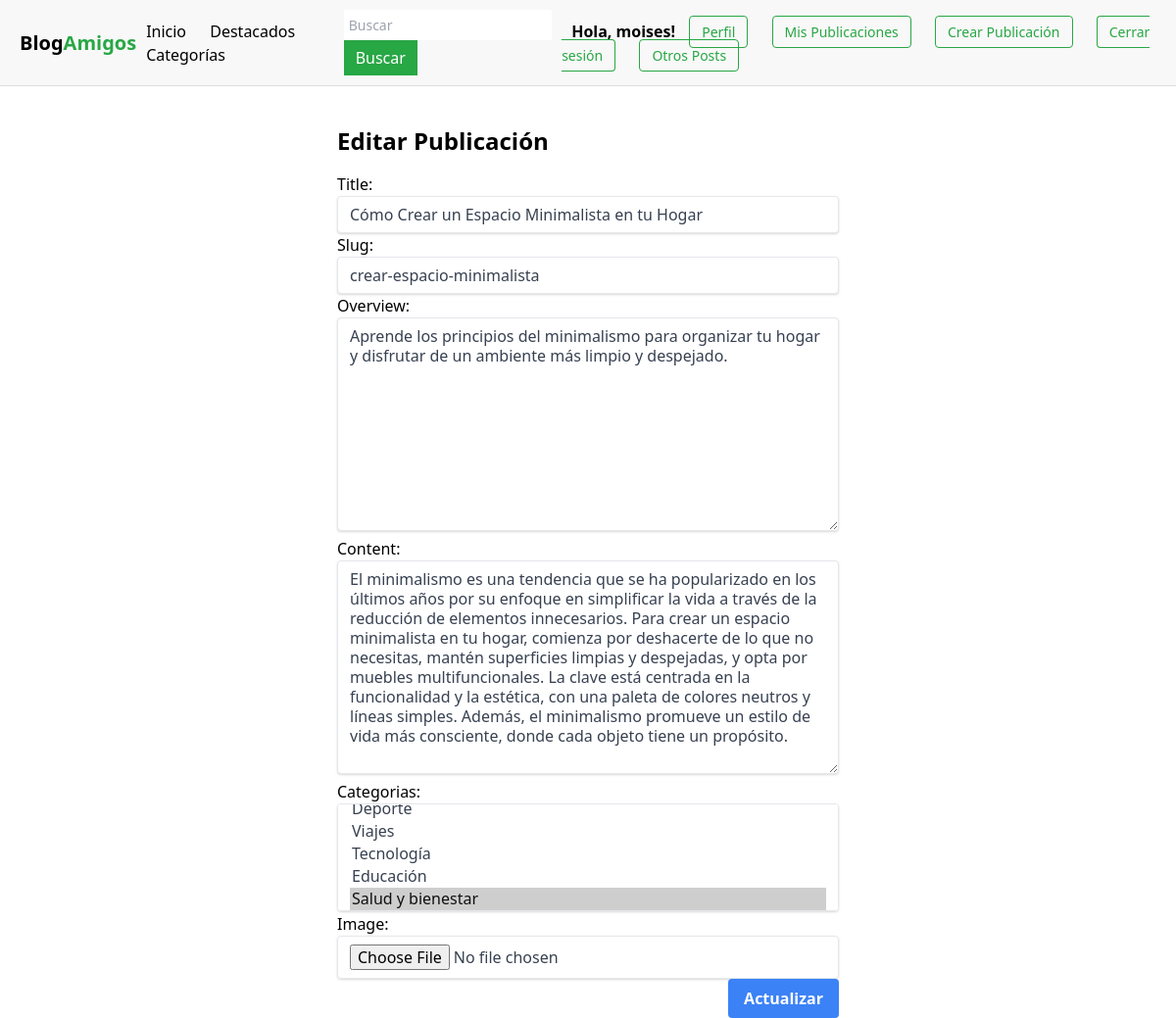
/post/crear-espacio-minimalista/edit/ (signed in), run on the app's committed database.
### user/models.py (models this page shows)
class User(AbstractUser):
    def __str__(self):
        return f'{self.last_name} {self.first_name}'

### blogs/models.py (models this page shows, shortened)
class Post(models.Model):
    title = models.CharField(max_length=200)
    slug = models.SlugField(unique=True)
    overview = models.TextField()
    date_created = models.DateTimeField(auto_now_add=True)
    content = models.TextField()
    author = models.ForeignKey(settings.AUTH_USER_MODEL, on_delete=models.PROTECT)
    categorias = models.ManyToManyField('Category', related_name='posts')
    featured = models.BooleanField(default=False)
    image = models.ImageField(blank=True, null=True)
    pub_date = models.DateTimeField(default=timezone.now)
    class Meta:
        ordering = ['-date_created']

class Category(models.Model):
    title = models.CharField(max_length=200)
    slug = models.SlugField(unique=True)
    class Meta:
        verbose_name_plural = 'Categories'
    def __str__(self):
        return self.title

### blogs/views.py (the view, shortened to what this page needs)
# urls.py: path('post/<slug:slug>/edit/', EditPostView.as_view(), name='edit_post'),
class EditPostView(LoginRequiredMixin, UpdateView):
    model = Post
    form_class = PostForm
    template_name = 'blogs/edit_post.html'
    context_object_name = 'post'

### blogs/context_processors.py (called while the page is built)
def categories_processor(request):
    categories = Category.objects.all()
    return {
        'categories': categories
    }

### blogs/templates/blogs/edit_post.html
{% include "blogs/navbar.html" %} {% block content %}
<div class="max-w-lg mx-auto mt-10">
  <h1 class="text-2xl font-bold mb-4">Editar Publicación</h1>
  <form method="post" enctype="multipart/form-data">
    {% csrf_token %} {{ form.as_p }}
    <div class="flex justify-end">
      <button
        type="submit"
        class="bg-blue-500 text-white font-bold py-2 px-4 rounded"
      >
        Actualizar
      </button>
    </div>
  </form>
</div>
{% endblock %}

### blogs/templates/blogs/navbar.html (shortened to what this page needs)
{% load static %}
<!DOCTYPE html>
<html lang="es">
  <head>
    <link rel="stylesheet" href="{% static 'css/navbar.css' %}" />
    <link
      href="https://cdn.jsdelivr.net/npm/tailwindcss@2.2.19/dist/tailwind.min.css"
      rel="stylesheet"
    />
  </head>
  <body>
    <div class="navbar text-black">
      <div class="brand">Blog<span>Amigos</span></div>
      {% if user.is_authenticated %}
      <div class="nav-links">
        <a href="/">Inicio</a>
        <a href="{% url 'blogs:featured' %}">Destacados</a>
        <div class="dropdown">
          <a href="#">Categorías</a>
        </div>
      </div>
      {% endif %} {% if user.is_authenticated %}
      <form class="search-bar" action="{% url 'blogs:search' %}">
        <input name="search" type="text" placeholder="Buscar" />
        <input type="submit" value="Buscar" />
      </form>
      {% endif %}
      <div class="auth-buttons">
        {% if user.is_authenticated %}
        <span class="user-greeting text-black">Hola, {{ user.username }}!</span>
        <a href="{% url 'users:user_profile' %}">Perfil</a>
        <a href="{% url 'users:user_posts' %}">Mis Publicaciones</a>
        <a href="{% url 'users:create_post' %}">Crear Publicación</a>
        <a href="{% url 'users:logout' %}">Cerrar sesión</a>
        {% if user.is_superuser %}
        <a href="{% url 'blogs:other_posts' %}" class="hover:text-yellow-300"
          >Otros Posts</a
        >
        {% endif %} {% else %}
        <a href="{% url 'users:registration' %}">Registrarse</a>
        <a href="{% url 'users:login' %}">Iniciar sesión</a>
        {% endif %}
      </div>
    </div>
  </body>
</html>

### static/css/navbar.css (style rules this page uses)
body { font-family: Arial, sans-serif; }
.navbar { display: flex; justify-content: space-between; align-items: center; background-color: #f8f8f8; padding: 10px 20px; border-bottom: 1px solid #ddd; }
.navbar a { text-decoration: none; color: black; font-size: 16px; margin: 0 10px; }
.navbar .brand { font-size: 20px; font-weight: bold; }
.navbar .brand span { color: #28a745; }
.navbar input[type="text"] { padding: 5px; font-size: 14px; }
.navbar input[type="submit"] { padding: 6px 12px; background-color: #28a745; color: white; border: none; cursor: pointer; }
.dropdown { position: relative; display: inline-block; }
.auth-buttons a { padding: 6px 12px; border: 1px solid #28a745; color: #28a745; border-radius: 4px; margin-left: 10px; text-decoration: none; font-size: 14px; transition: background-color 0.3s, color 0.3s; }
.user-greeting { margin-left: 10px; font-weight: bold; }

### data on the page
User: username "moises"
Post: title "Cómo Crear un Espacio Minimalista en tu Hogar", slug "crear-espacio-minimalista", overview "Aprende los principios del minimalismo para organizar tu hogar y disfrutar de un ambiente más limpio y despejado.", content "El minimalismo es una tendencia que se ha popularizado en los últimos años por su enfoque en simplificar la vida a través de la reducción de elementos innecesarios. Para crear un espacio minimalista en tu hogar, comienza por deshacerte de lo que no necesitas, mantén superficies limpias y despejadas, y opta por muebles multifuncionales. La clave está centrada en la funcionalidad y la estética, con una paleta de colores neutros y líneas simples. Además, el minimalismo promueve un estilo de vida más consciente, donde cada objeto tiene un propósito."
